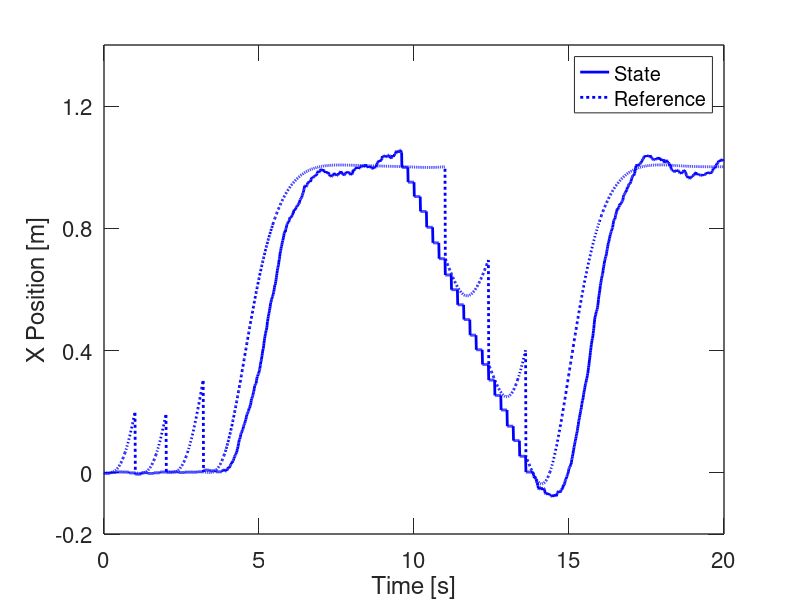

MATLAB code for this plot:
clc
close all
clear all
load('disturbance.mat')

% Position
figure(1)
set(gca,'LineWidth',1,'TickLength',[0.025 0.025]);
set(gca,'FontSize',16)
hold on
state = 1;
plot(t, pos_k_i_sample(state,:,1), 'Linewidth', 2.0, 'Color', colors(1,:))
plot(t, ref_sample(state,:,1,1), ':', 'Linewidth', 2.0, 'Color', colors(1,:))
box on;
xlabel("Time [s]");
ylabel("X Position [m]");
ylim([-0.2, 1.4])
yticks([-0.2, 0 , 0.4, 0.8, 1.2])
legend('State', 'Reference');
set(gcf,'color','w');
